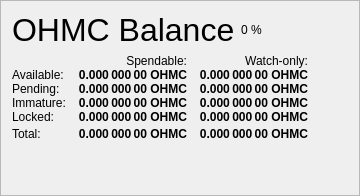
                   <widget class="QFrame" name="frame_Balances">
                    <property name="frameShape">
                     <enum>QFrame::StyledPanel</enum>
                    </property>
                    <property name="frameShadow">
                     <enum>QFrame::Raised</enum>
                    </property>
                    <layout class="QVBoxLayout" name="verticalLayout_4">
                     <item>
                      <layout class="QHBoxLayout" name="horizontalLayout_4">
                       <item>
                        <widget class="QLabel" name="label_5">
                         <property name="minimumSize">
                          <size>
                           <width>0</width>
                           <height>20</height>
                          </size>
                         </property>
                         <property name="font">
                          <font>
                           <pointsize>24</pointsize>
                           <weight>50</weight>
                           <bold>false</bold>
                          </font>
                         </property>
                         <property name="text">
                          <string>OHMC Balance</string>
                         </property>
                        </widget>
                       </item>
                       <item>
                        <widget class="QLabel" name="labelOHMCPercent">
                         <property name="text">
                          <string notr="true">0 %</string>
                         </property>
                        </widget>
                       </item>
                       <item>
                        <spacer name="horizontalSpacer_3">
                         <property name="orientation">
                          <enum>Qt::Horizontal</enum>
                         </property>
                         <property name="sizeHint" stdset="0">
                          <size>
                           <width>40</width>
                           <height>20</height>
                          </size>
                         </property>
                        </spacer>
                       </item>
                      </layout>
                     </item>
                     <item>
                      <layout class="QGridLayout" name="gridLayout">
                       <property name="horizontalSpacing">
                        <number>12</number>
                       </property>
                       <property name="verticalSpacing">
                        <number>0</number>
                       </property>
                       <item row="0" column="1">
                        <widget class="QLabel" name="labelSpendable">
                         <property name="text">
                          <string>Spendable:</string>
                         </property>
                         <property name="alignment">
                          <set>Qt::AlignRight|Qt::AlignTrailing|Qt::AlignVCenter</set>
                         </property>
                        </widget>
                       </item>
                       <item row="0" column="2">
                        <widget class="QLabel" name="labelWatchonly">
                         <property name="text">
                          <string>Watch-only:</string>
                         </property>
                         <property name="alignment">
                          <set>Qt::AlignRight|Qt::AlignTrailing|Qt::AlignVCenter</set>
                         </property>
                        </widget>
                       </item>
                       <item row="1" column="0">
                        <widget class="QLabel" name="labelBalanceText">
                         <property name="text">
                          <string>Available:</string>
                         </property>
                        </widget>
                       </item>
                       <item row="1" column="1">
                        <widget class="QLabel" name="labelBalance">
                         <property name="font">
                          <font>
                           <weight>75</weight>
                           <bold>true</bold>
                          </font>
                         </property>
                         <property name="cursor">
                          <cursorShape>IBeamCursor</cursorShape>
                         </property>
                         <property name="toolTip">
                          <string>Your current spendable balance</string>
                         </property>
                         <property name="text">
                          <string notr="true">0.000 000 00 OHMC</string>
                         </property>
                         <property name="alignment">
                          <set>Qt::AlignRight|Qt::AlignTrailing|Qt::AlignVCenter</set>
                         </property>
                         <property name="textInteractionFlags">
                          <set>Qt::LinksAccessibleByMouse|Qt::TextSelectableByKeyboard|Qt::TextSelectableByMouse</set>
                         </property>
                        </widget>
                       </item>
                       <item row="1" column="2">
                        <widget class="QLabel" name="labelWatchAvailable">
                         <property name="font">
                          <font>
                           <weight>75</weight>
                           <bold>true</bold>
                          </font>
                         </property>
                         <property name="cursor">
                          <cursorShape>IBeamCursor</cursorShape>
                         </property>
                         <property name="toolTip">
                          <string>Your current balance in watch-only addresses</string>
                         </property>
                         <property name="text">
                          <string notr="true">0.000 000 00 OHMC</string>
                         </property>
                         <property name="alignment">
                          <set>Qt::AlignRight|Qt::AlignTrailing|Qt::AlignVCenter</set>
                         </property>
                         <property name="textInteractionFlags">
                          <set>Qt::LinksAccessibleByMouse|Qt::TextSelectableByKeyboard|Qt::TextSelectableByMouse</set>
                         </property>
                        </widget>
                       </item>
                       <item row="2" column="0">
                        <widget class="QLabel" name="labelPendingText">
                         <property name="text">
                          <string>Pending:</string>
                         </property>
                        </widget>
                       </item>
                       <item row="2" column="1">
                        <widget class="QLabel" name="labelUnconfirmed">
                         <property name="font">
                          <font>
                           <weight>75</weight>
                           <bold>true</bold>
                          </font>
                         </property>
                         <property name="cursor">
                          <cursorShape>IBeamCursor</cursorShape>
                         </property>
                         <property name="toolTip">
                          <string>Total of transactions that have yet to be confirmed, and do not yet count toward the spendable balance</string>
                         </property>
                         <property name="text">
                          <string notr="true">0.000 000 00 OHMC</string>
                         </property>
                         <property name="alignment">
                          <set>Qt::AlignRight|Qt::AlignTrailing|Qt::AlignVCenter</set>
                         </property>
                         <property name="textInteractionFlags">
                          <set>Qt::LinksAccessibleByMouse|Qt::TextSelectableByKeyboard|Qt::TextSelectableByMouse</set>
                         </property>
                        </widget>
                       </item>
                       <item row="2" column="2">
                        <widget class="QLabel" name="labelWatchPending">
                         <property name="font">
                          <font>
                           <weight>75</weight>
                           <bold>true</bold>
                          </font>
                         </property>
                         <property name="cursor">
                          <cursorShape>IBeamCursor</cursorShape>
                         </property>
                         <property name="toolTip">
                          <string>Unconfirmed transactions to watch-only addresses</string>
                         </property>
                         <property name="text">
                          <string notr="true">0.000 000 00 OHMC</string>
                         </property>
                         <property name="alignment">
                          <set>Qt::AlignRight|Qt::AlignTrailing|Qt::AlignVCenter</set>
                         </property>
                         <property name="textInteractionFlags">
                          <set>Qt::LinksAccessibleByMouse|Qt::TextSelectableByKeyboard|Qt::TextSelectableByMouse</set>
                         </property>
                        </widget>
                       </item>
                       <item row="3" column="0">
                        <widget class="QLabel" name="labelImmatureText">
                         <property name="text">
                          <string>Immature:</string>
                         </property>
                        </widget>
                       </item>
                       <item row="3" column="1">
                        <widget class="QLabel" name="labelImmature">
                         <property name="font">
                          <font>
                           <weight>75</weight>
                           <bold>true</bold>
                          </font>
                         </property>
                         <property name="cursor">
                          <cursorShape>IBeamCursor</cursorShape>
                         </property>
                         <property name="toolTip">
                          <string>Staked or karmanode rewards that has not yet matured</string>
                         </property>
                         <property name="text">
                          <string notr="true">0.000 000 00 OHMC</string>
                         </property>
                         <property name="alignment">
                          <set>Qt::AlignRight|Qt::AlignTrailing|Qt::AlignVCenter</set>
                         </property>
                         <property name="textInteractionFlags">
                          <set>Qt::LinksAccessibleByMouse|Qt::TextSelectableByKeyboard|Qt::TextSelectableByMouse</set>
                         </property>
                        </widget>
                       </item>
                       <item row="3" column="2">
                        <widget class="QLabel" name="labelWatchImmature">
                         <property name="font">
                          <font>
                           <weight>75</weight>
                           <bold>true</bold>
                          </font>
                         </property>
                         <property name="cursor">
                          <cursorShape>IBeamCursor</cursorShape>
                         </property>
                         <property name="toolTip">
                          <string>Staked or karmanode rewards in watch-only addresses that has not yet matured</string>
                         </property>
                         <property name="text">
                          <string notr="true">0.000 000 00 OHMC</string>
                         </property>
                         <property name="alignment">
                          <set>Qt::AlignRight|Qt::AlignTrailing|Qt::AlignVCenter</set>
                         </property>
                         <property name="textInteractionFlags">
                          <set>Qt::LinksAccessibleByMouse|Qt::TextSelectableByKeyboard|Qt::TextSelectableByMouse</set>
                         </property>
                        </widget>
                       </item>
                       <item row="4" column="0">
                        <widget class="QLabel" name="labelLockedBalanceText">
                         <property name="toolTip">
                          <string>Locked OHMC or Karmanode collaterals. These are excluded from zOHMC minting.</string>
                         </property>
                         <property name="text">
                          <string>Locked:</string>
                         </property>
                        </widget>
                       </item>
                       <item row="4" column="1">
                        <widget class="QLabel" name="labelLockedBalance">
                         <property name="font">
                          <font>
                           <weight>75</weight>
                           <bold>true</bold>
                          </font>
                         </property>
                         <property name="cursor">
                          <cursorShape>IBeamCursor</cursorShape>
                         </property>
                         <property name="toolTip">
                          <string>Locked OHMC or Karmanode collaterals. These are excluded from zOHMC minting.</string>
                         </property>
                         <property name="text">
                          <string notr="true">0.000 000 00 OHMC</string>
                         </property>
                         <property name="alignment">
                          <set>Qt::AlignRight|Qt::AlignTrailing|Qt::AlignVCenter</set>
                         </property>
                         <property name="textInteractionFlags">
                          <set>Qt::LinksAccessibleByMouse|Qt::TextSelectableByKeyboard|Qt::TextSelectableByMouse</set>
                         </property>
                        </widget>
                       </item>
                       <item row="4" column="2">
                        <widget class="QLabel" name="labelWatchLocked">
                         <property name="font">
                          <font>
                           <weight>75</weight>
                           <bold>true</bold>
                          </font>
                         </property>
                         <property name="cursor">
                          <cursorShape>IBeamCursor</cursorShape>
                         </property>
                         <property name="toolTip">
                          <string>Current locked balance in watch-only addresses</string>
                         </property>
                         <property name="text">
                          <string notr="true">0.000 000 00 OHMC</string>
                         </property>
                         <property name="alignment">
                          <set>Qt::AlignRight|Qt::AlignTrailing|Qt::AlignVCenter</set>
                         </property>
                         <property name="textInteractionFlags">
                          <set>Qt::LinksAccessibleByMouse|Qt::TextSelectableByKeyboard|Qt::TextSelectableByMouse</set>
                         </property>
                        </widget>
                       </item>
                       <item row="5" column="0">
                        <widget class="QLabel" name="labelTotalText">
                         <property name="toolTip">
                          <string>Your current Ohmcoin balance, unconfirmed and immature transactions included</string>
                         </property>
                         <property name="text">
                          <string>Total:</string>
                         </property>
                        </widget>
                       </item>
                       <item row="5" column="1">
                        <widget class="QLabel" name="labelTotal">
                         <property name="font">
                          <font>
                           <weight>75</weight>
                           <bold>true</bold>
                          </font>
                         </property>
                         <property name="cursor">
                          <cursorShape>IBeamCursor</cursorShape>
                         </property>
                         <property name="toolTip">
                          <string>Your current Ohmcoin balance, unconfirmed and immature transactions included</string>
                         </property>
                         <property name="text">
                          <string notr="true">0.000 000 00 OHMC</string>
                         </property>
                         <property name="alignment">
                          <set>Qt::AlignRight|Qt::AlignTrailing|Qt::AlignVCenter</set>
                         </property>
                         <property name="textInteractionFlags">
                          <set>Qt::LinksAccessibleByMouse|Qt::TextSelectableByKeyboard|Qt::TextSelectableByMouse</set>
                         </property>
                        </widget>
                       </item>
                       <item row="5" column="2">
                        <widget class="QLabel" name="labelWatchTotal">
                         <property name="font">
                          <font>
                           <weight>75</weight>
                           <bold>true</bold>
                          </font>
                         </property>
                         <property name="cursor">
                          <cursorShape>IBeamCursor</cursorShape>
                         </property>
                         <property name="toolTip">
                          <string>Current total balance in watch-only addresses</string>
                         </property>
                         <property name="text">
                          <string notr="true">0.000 000 00 OHMC</string>
                         </property>
                         <property name="alignment">
                          <set>Qt::AlignRight|Qt::AlignTrailing|Qt::AlignVCenter</set>
                         </property>
                         <property name="textInteractionFlags">
                          <set>Qt::LinksAccessibleByMouse|Qt::TextSelectableByKeyboard|Qt::TextSelectableByMouse</set>
                         </property>
                        </widget>
                       </item>
                       <item row="5" column="3">
                        <spacer name="horizontalSpacer_9">
                         <property name="orientation">
                          <enum>Qt::Horizontal</enum>
                         </property>
                         <property name="sizeHint" stdset="0">
                          <size>
                           <width>40</width>
                           <height>20</height>
                          </size>
                         </property>
                        </spacer>
                       </item>
                      </layout>
                     </item>
                     <item>
                      <spacer name="verticalSpacer_3">
                       <property name="orientation">
                        <enum>Qt::Vertical</enum>
                       </property>
                       <property name="sizeHint" stdset="0">
                        <size>
                         <width>20</width>
                         <height>40</height>
                        </size>
                       </property>
                      </spacer>
                     </item>
                    </layout>
                   </widget>
